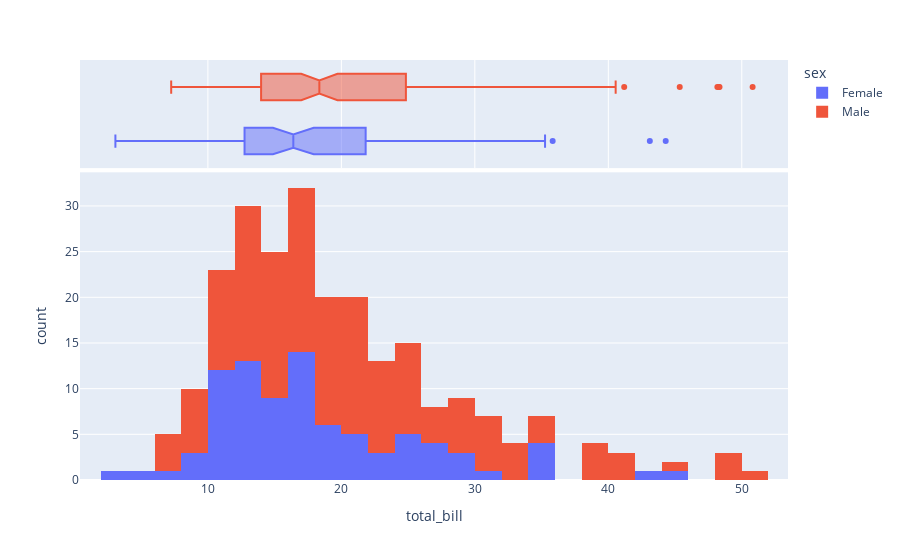

Notebook code for this chart:
### Code cell
df = px.data.tips()
fig = px.histogram(df, 
                   x="total_bill", 
                   color="sex", 
                   marginal="box", # can be `box`, `violin`
                   hover_data=df.columns)
fig.show()

### Figure 1 — Plotly figure (JSON) as saved in the notebook; plotly's stock layout.template omitted (floating-point values rounded to 4 significant figures; data arrays with more than 128 entries replaced by an {"elided": "..."} marker saying what was removed)
{"data": [{"bingroup": "x", "hovertemplate": "sex=Female<br>total_bill=%{x}<br>count=%{y}<extra></extra>", "legendgroup": "Female", "marker": {"color": "#636efa", "pattern": {"shape": ""}}, "name": "Female", "orientation": "v", "showlegend": true, "type": "histogram", "x": [16.99, 24.59, 35.26, 14.83, 10.33, 16.97, 20.29, 15.77, 19.65, 15.06, 20.69, 16.93, 10.29, 34.81, 26.41, 16.45, 3.07, 17.07, 26.86, 25.28, 14.73, 10.07, 34.83, 5.75, 16.32, 22.75, 11.35, 15.38, 44.3, 22.42, 20.92, 14.31, 7.25, 25.71, 17.31, 10.65, 12.43, 24.08, 13.42, 12.48, 29.8, 14.52, 11.38, 20.27, 11.17, 12.26, 18.26, 8.51, 10.33, 14.15, 13.16, 17.47, 27.05, 16.43, 8.35, 18.64, 11.87, 29.85, 25.0, 13.39, 16.21, 17.51, 10.59, 10.63, 9.6, 20.9, 18.15, 19.81, 43.11, 13.0, 12.74, 13.0, 16.4, 16.47, 12.76, 13.27, 28.17, 12.9, 30.14, 13.42, 15.98, 16.27, 10.09, 22.12, 35.83, 27.18, 18.78], "xaxis": "x", "yaxis": "y"}, {"customdata": {"elided": "87x6 mixed values"}, "hovertemplate": "sex=%{customdata[1]}<br>total_bill=%{x}<br>tip=%{customdata[0]}<br>smoker=%{customdata[2]}<br>day=%{customdata[3]}<br>time=%{customdata[4]}<br>size=%{customdata[5]}<extra></extra>", "legendgroup": "Female", "marker": {"color": "#636efa"}, "name": "Female", "notched": true, "showlegend": false, "type": "box", "x": [16.99, 24.59, 35.26, 14.83, 10.33, 16.97, 20.29, 15.77, 19.65, 15.06, 20.69, 16.93, 10.29, 34.81, 26.41, 16.45, 3.07, 17.07, 26.86, 25.28, 14.73, 10.07, 34.83, 5.75, 16.32, 22.75, 11.35, 15.38, 44.3, 22.42, 20.92, 14.31, 7.25, 25.71, 17.31, 10.65, 12.43, 24.08, 13.42, 12.48, 29.8, 14.52, 11.38, 20.27, 11.17, 12.26, 18.26, 8.51, 10.33, 14.15, 13.16, 17.47, 27.05, 16.43, 8.35, 18.64, 11.87, 29.85, 25.0, 13.39, 16.21, 17.51, 10.59, 10.63, 9.6, 20.9, 18.15, 19.81, 43.11, 13.0, 12.74, 13.0, 16.4, 16.47, 12.76, 13.27, 28.17, 12.9, 30.14, 13.42, 15.98, 16.27, 10.09, 22.12, 35.83, 27.18, 18.78], "xaxis": "x2", "yaxis": "y2"}, {"bingroup": "x", "hovertemplate": "sex=Male<br>total_bill=%{x}<br>count=%{y}<extra></extra>", "legendgroup": "Male", "marker": {"color": "#EF553B", "pattern": {"shape": ""}}, "name": "Male", "orientation": "v", "showlegend": true, "type": "histogram", "x": {"elided": "157 float values"}, "xaxis": "x", "yaxis": "y"}, {"customdata": {"elided": "157x6 mixed values"}, "hovertemplate": "sex=%{customdata[1]}<br>total_bill=%{x}<br>tip=%{customdata[0]}<br>smoker=%{customdata[2]}<br>day=%{customdata[3]}<br>time=%{customdata[4]}<br>size=%{customdata[5]}<extra></extra>", "legendgroup": "Male", "marker": {"color": "#EF553B"}, "name": "Male", "notched": true, "showlegend": false, "type": "box", "x": {"elided": "157 float values"}, "xaxis": "x2", "yaxis": "y2"}], "layout": {"barmode": "relative", "legend": {"title": {"text": "sex"}, "tracegroupgap": 0}, "margin": {"t": 60}, "xaxis": {"anchor": "y", "domain": [0, 1], "title": {"text": "total_bill"}}, "xaxis2": {"anchor": "y2", "domain": [0, 1], "matches": "x", "showgrid": true, "showticklabels": false}, "yaxis": {"anchor": "x", "domain": [0, 0.7326], "title": {"text": "count"}}, "yaxis2": {"anchor": "x2", "domain": [0.7426, 1], "matches": "y2", "showgrid": false, "showline": false, "showticklabels": false, "ticks": ""}}}
